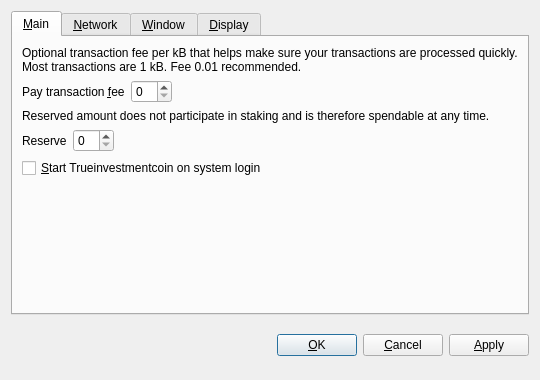
<?xml version="1.0" encoding="UTF-8"?>
<ui version="4.0">
 <class>OptionsDialog</class>
 <widget class="QDialog" name="OptionsDialog">
  <property name="geometry">
   <rect>
    <x>0</x>
    <y>0</y>
    <width>540</width>
    <height>380</height>
   </rect>
  </property>
  <property name="windowTitle">
   <string>Options</string>
  </property>
  <property name="modal">
   <bool>true</bool>
  </property>
  <layout class="QVBoxLayout" name="verticalLayout">
   <item>
    <widget class="QTabWidget" name="tabWidget">
     <property name="tabPosition">
      <enum>QTabWidget::North</enum>
     </property>
     <property name="currentIndex">
      <number>0</number>
     </property>
     <widget class="QWidget" name="tabMain">
      <attribute name="title">
       <string>&amp;Main</string>
      </attribute>
      <layout class="QVBoxLayout" name="verticalLayout_Main">
       <item>
        <widget class="QLabel" name="transactionFeeInfoLabel">
         <property name="text">
          <string>Optional transaction fee per kB that helps make sure your transactions are processed quickly. Most transactions are 1 kB. Fee 0.01 recommended.</string>
         </property>
         <property name="textFormat">
          <enum>Qt::PlainText</enum>
         </property>
         <property name="wordWrap">
          <bool>true</bool>
         </property>
        </widget>
       </item>
       <item>
        <layout class="QHBoxLayout" name="horizontalLayoutFee">
         <item>
          <widget class="QLabel" name="transactionFeeLabel">
           <property name="text">
            <string>Pay transaction &amp;fee</string>
           </property>
           <property name="textFormat">
            <enum>Qt::PlainText</enum>
           </property>
           <property name="buddy">
            <cstring>transactionFee</cstring>
           </property>
          </widget>
         </item>
         <item>
          <widget class="BitcoinAmountField" name="transactionFee"/>
         </item>
         <item>
          <spacer name="horizontalSpacerFee">
           <property name="orientation">
            <enum>Qt::Horizontal</enum>
           </property>
           <property name="sizeHint" stdset="0">
            <size>
             <width>40</width>
             <height>20</height>
            </size>
           </property>
          </spacer>
         </item>
        </layout>
       </item>
       <item>
        <widget class="QLabel" name="reserveBalanceInfoLabel">
         <property name="text">
          <string>Reserved amount does not participate in staking and is therefore spendable at any time.</string>
         </property>
         <property name="textFormat">
          <enum>Qt::PlainText</enum>
         </property>
         <property name="wordWrap">
          <bool>true</bool>
         </property>
        </widget>
       </item>
       <item>
        <layout class="QHBoxLayout" name="horizontalLayoutReserveBalance">
         <item>
          <widget class="QLabel" name="reserveBalanceLabel">
           <property name="text">
            <string>Reserve</string>
           </property>
           <property name="textFormat">
            <enum>Qt::PlainText</enum>
           </property>
           <property name="buddy">
            <cstring>reserveBalance</cstring>
           </property>
          </widget>
         </item>
         <item>
          <widget class="BitcoinAmountField" name="reserveBalance"/>
         </item>
         <item>
          <spacer name="horizontalSpacerReserveBalance">
           <property name="orientation">
            <enum>Qt::Horizontal</enum>
           </property>
           <property name="sizeHint" stdset="0">
            <size>
             <width>40</width>
             <height>20</height>
            </size>
           </property>
          </spacer>
         </item>
        </layout>
       </item>
       <item>
        <widget class="QCheckBox" name="bitcoinAtStartup">
         <property name="toolTip">
          <string>Automatically start Trueinvestmentcoin after logging in to the system.</string>
         </property>
         <property name="text">
          <string>&amp;Start Trueinvestmentcoin on system login</string>
         </property>
        </widget>
       </item>
       <item>
        <spacer name="verticalSpacer_Main">
         <property name="orientation">
          <enum>Qt::Vertical</enum>
         </property>
         <property name="sizeHint" stdset="0">
          <size>
           <width>20</width>
           <height>40</height>
          </size>
         </property>
        </spacer>
       </item>
      </layout>
     </widget>
     <widget class="QWidget" name="tabNetwork">
      <attribute name="title">
       <string>&amp;Network</string>
      </attribute>
      <layout class="QVBoxLayout" name="verticalLayout_Network">
       <item>
        <widget class="QCheckBox" name="mapPortUpnp">
         <property name="toolTip">
          <string>Automatically open the Trueinvestmentcoin client port on the router. This only works when your router supports UPnP and it is enabled.</string>
         </property>
         <property name="text">
          <string>Map port using &amp;UPnP</string>
         </property>
        </widget>
       </item>
       <item>
        <widget class="QCheckBox" name="connectSocks">
         <property name="toolTip">
          <string>Connect to the Trueinvestmentcoin network through a SOCKS proxy (e.g. when connecting through Tor).</string>
         </property>
         <property name="text">
          <string>&amp;Connect through SOCKS proxy:</string>
         </property>
        </widget>
       </item>
       <item>
        <layout class="QHBoxLayout" name="horizontalLayout_Network">
         <item>
          <widget class="QLabel" name="proxyIpLabel">
           <property name="text">
            <string>Proxy &amp;IP:</string>
           </property>
           <property name="textFormat">
            <enum>Qt::PlainText</enum>
           </property>
           <property name="buddy">
            <cstring>proxyIp</cstring>
           </property>
          </widget>
         </item>
         <item>
          <widget class="QValidatedLineEdit" name="proxyIp">
           <property name="maximumSize">
            <size>
             <width>140</width>
             <height>16777215</height>
            </size>
           </property>
           <property name="toolTip">
            <string>IP address of the proxy (e.g. 127.0.0.1)</string>
           </property>
          </widget>
         </item>
         <item>
          <widget class="QLabel" name="proxyPortLabel">
           <property name="text">
            <string>&amp;Port:</string>
           </property>
           <property name="textFormat">
            <enum>Qt::PlainText</enum>
           </property>
           <property name="buddy">
            <cstring>proxyPort</cstring>
           </property>
          </widget>
         </item>
         <item>
          <widget class="QLineEdit" name="proxyPort">
           <property name="maximumSize">
            <size>
             <width>55</width>
             <height>16777215</height>
            </size>
           </property>
           <property name="toolTip">
            <string>Port of the proxy (e.g. 9050)</string>
           </property>
          </widget>
         </item>
         <item>
          <widget class="QLabel" name="socksVersionLabel">
           <property name="text">
            <string>SOCKS &amp;Version:</string>
           </property>
           <property name="textFormat">
            <enum>Qt::PlainText</enum>
           </property>
           <property name="buddy">
            <cstring>socksVersion</cstring>
           </property>
          </widget>
         </item>
         <item>
          <widget class="QValueComboBox" name="socksVersion">
           <property name="toolTip">
            <string>SOCKS version of the proxy (e.g. 5)</string>
           </property>
          </widget>
         </item>
         <item>
          <spacer name="horizontalSpacer_Network">
           <property name="orientation">
            <enum>Qt::Horizontal</enum>
           </property>
           <property name="sizeHint" stdset="0">
            <size>
             <width>40</width>
             <height>20</height>
            </size>
           </property>
          </spacer>
         </item>
        </layout>
       </item>
       <item>
        <spacer name="verticalSpacer_Network">
         <property name="orientation">
          <enum>Qt::Vertical</enum>
         </property>
         <property name="sizeHint" stdset="0">
          <size>
           <width>20</width>
           <height>40</height>
          </size>
         </property>
        </spacer>
       </item>
      </layout>
     </widget>
     <widget class="QWidget" name="tabWindow">
      <attribute name="title">
       <string>&amp;Window</string>
      </attribute>
      <layout class="QVBoxLayout" name="verticalLayout_Window">
       <item>
        <widget class="QCheckBox" name="minimizeToTray">
         <property name="toolTip">
          <string>Show only a tray icon after minimizing the window.</string>
         </property>
         <property name="text">
          <string>&amp;Minimize to the tray instead of the taskbar</string>
         </property>
        </widget>
       </item>
       <item>
        <widget class="QCheckBox" name="minimizeOnClose">
         <property name="toolTip">
          <string>Minimize instead of exit the application when the window is closed. When this option is enabled, the application will be closed only after selecting Quit in the menu.</string>
         </property>
         <property name="text">
          <string>M&amp;inimize on close</string>
         </property>
        </widget>
       </item>
       <item>
        <spacer name="verticalSpacer_Window">
         <property name="orientation">
          <enum>Qt::Vertical</enum>
         </property>
         <property name="sizeHint" stdset="0">
          <size>
           <width>20</width>
           <height>40</height>
          </size>
         </property>
        </spacer>
       </item>
      </layout>
     </widget>
     <widget class="QWidget" name="tabDisplay">
      <attribute name="title">
       <string>&amp;Display</string>
      </attribute>
      <layout class="QVBoxLayout" name="verticalLayout_Display">
       <item>
        <layout class="QHBoxLayout" name="horizontalLayout_1_Display">
         <item>
          <widget class="QLabel" name="langLabel">
           <property name="text">
            <string>User Interface &amp;language:</string>
           </property>
           <property name="textFormat">
            <enum>Qt::PlainText</enum>
           </property>
           <property name="buddy">
            <cstring>lang</cstring>
           </property>
          </widget>
         </item>
         <item>
          <widget class="QValueComboBox" name="lang">
           <property name="toolTip">
            <string>The user interface language can be set here. This setting will take effect after restarting Trueinvestmentcoin.</string>
           </property>
          </widget>
         </item>
        </layout>
       </item>
       <item>
        <layout class="QHBoxLayout" name="horizontalLayout_2_Display">
         <item>
          <widget class="QLabel" name="unitLabel">
           <property name="text">
            <string>&amp;Unit to show amounts in:</string>
           </property>
           <property name="textFormat">
            <enum>Qt::PlainText</enum>
           </property>
           <property name="buddy">
            <cstring>unit</cstring>
           </property>
          </widget>
         </item>
         <item>
          <widget class="QValueComboBox" name="unit">
           <property name="toolTip">
            <string>Choose the default subdivision unit to show in the interface and when sending coins.</string>
           </property>
          </widget>
         </item>
        </layout>
       </item>
       <item>
        <widget class="QCheckBox" name="displayAddresses">
         <property name="toolTip">
          <string>Whether to show Trueinvestmentcoin addresses in the transaction list or not.</string>
         </property>
         <property name="text">
          <string>&amp;Display addresses in transaction list</string>
         </property>
        </widget>
       </item>
       <item>
        <widget class="QCheckBox" name="coinControlFeatures">
         <property name="toolTip">
          <string>Whether to show coin control features or not.</string>
         </property>
         <property name="text">
          <string>Display coin &amp;control features (experts only!)</string>
         </property>
        </widget>
       </item>
       <item>
        <spacer name="verticalSpacer_Display">
         <property name="orientation">
          <enum>Qt::Vertical</enum>
         </property>
         <property name="sizeHint" stdset="0">
          <size>
           <width>20</width>
           <height>40</height>
          </size>
         </property>
        </spacer>
       </item>
      </layout>
     </widget>
    </widget>
   </item>
   <item>
    <layout class="QHBoxLayout" name="horizontalLayout_Buttons">
     <item>
      <spacer name="horizontalSpacer_1">
       <property name="orientation">
        <enum>Qt::Horizontal</enum>
       </property>
       <property name="sizeHint" stdset="0">
        <size>
         <width>40</width>
         <height>48</height>
        </size>
       </property>
      </spacer>
     </item>
     <item>
      <widget class="QLabel" name="statusLabel">
       <property name="font">
        <font>
         <weight>75</weight>
         <bold>true</bold>
        </font>
       </property>
       <property name="text">
        <string/>
       </property>
       <property name="textFormat">
        <enum>Qt::PlainText</enum>
       </property>
       <property name="wordWrap">
        <bool>true</bool>
       </property>
      </widget>
     </item>
     <item>
      <spacer name="horizontalSpacer_2">
       <property name="orientation">
        <enum>Qt::Horizontal</enum>
       </property>
       <property name="sizeHint" stdset="0">
        <size>
         <width>40</width>
         <height>48</height>
        </size>
       </property>
      </spacer>
     </item>
     <item>
      <widget class="QPushButton" name="okButton">
       <property name="text">
        <string>&amp;OK</string>
       </property>
      </widget>
     </item>
     <item>
      <widget class="QPushButton" name="cancelButton">
       <property name="text">
        <string>&amp;Cancel</string>
       </property>
       <property name="autoDefault">
        <bool>false</bool>
       </property>
      </widget>
     </item>
     <item>
      <widget class="QPushButton" name="applyButton">
       <property name="text">
        <string>&amp;Apply</string>
       </property>
       <property name="autoDefault">
        <bool>false</bool>
       </property>
      </widget>
     </item>
    </layout>
   </item>
  </layout>
 </widget>
 <customwidgets>
  <customwidget>
   <class>BitcoinAmountField</class>
   <extends>QSpinBox</extends>
   <header>bitcoinamountfield.h</header>
  </customwidget>
  <customwidget>
   <class>QValueComboBox</class>
   <extends>QComboBox</extends>
   <header>qvaluecombobox.h</header>
  </customwidget>
  <customwidget>
   <class>QValidatedLineEdit</class>
   <extends>QLineEdit</extends>
   <header>qvalidatedlineedit.h</header>
  </customwidget>
 </customwidgets>
 <resources/>
 <connections/>
</ui>
